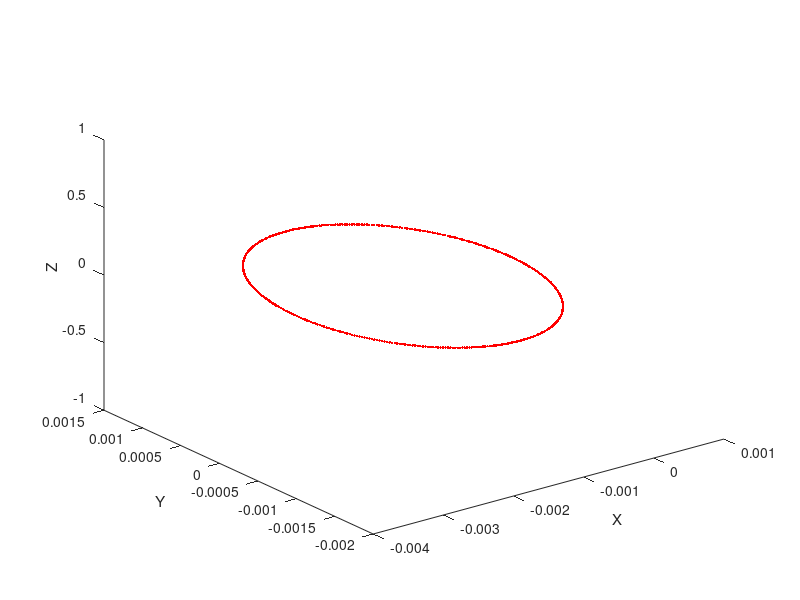

MATLAB code for this plot:
clc;clear;

tStep = 10^-12;
T = 5*10^-10;   % 5*10^-11 with tStep=10^-12 gives 2 revolutions of electron
E = [0 0 0];        % in Newton/Coulomb
B = [0 0 1];        % in Tesla
c = 3*10^8;         % in m/s
m = 9.109*10^-31;   % in kgs
q = -1.602*10^-19;   % in Coulomb
i = 0;
% Initial Conditions
v = [0 0.9*c 0];    % initial 3D velocity
y = zeros([2+int32(T/tStep), 6]);   % x, y, z, px, py, pz
y_prev = zeros([1,3]);
y(1,4:6) = m*v;
f = @(v) q*(E + cross(v,B))/m;

for t=0:tStep:T
    % Runge Kutta 4th Order Numerical Integration
    k1 = tStep*f(v);
    k2 = tStep*f(v+(k1/2));
    k3 = tStep*f(v+(k2/2));
    k4 = tStep*f(v+k3);
    v = v + (k1 + 2*k2 + 2*k3 + k4)/6;
    y(2+int32(t/tStep), 1:3) = y_prev + v*tStep;   % x, y, z position after each time step
    y_prev = y(2+int32(t/tStep), 1:3);   %Setting previous timestep positioning of electron
    y(2+int32(t/tStep), 4:6) = m*v;    % x, y, z momentum after each time step
    if t~=0 && ~isequal(sign(y(2+int32(t/tStep)-1, 2)), sign(y(2+int32(t/tStep), 2)))  %Works perfectly for Electric field & Magnetic field other than in y-direction 
        i = i+1
        Time(i) = t;
    end
    plot3(y(2+int32(t/tStep),1), y(2+int32(t/tStep),2), y(2+int32(t/tStep),3), '.r');
    pause(0.0002)
    xlabel('X');
    ylabel('Y');
    zlabel('Z');
    hold on;
end

Tp = Time(2);

% plot3(y(:,1), y(:,2), y(:,3));
% xlabel('X');
% ylabel('Y');
% zlabel('Z');
%xlim([-5e-8,5e-8])
% xlim([0,1]);
% ylim([-6e-5, 6e-5]);
% zlim([0, 1e-6]);

%% Calculating radius using Centrifugal Force equation

%Since Magnetic field (B) is the only responsible field for electron to
%move in a perfect circle and Electric field only makes the electron
%accelerate in the direction of E, centrifugal force has only one
%contributor of Magnetic force and not due to electric field.
Fe = q*E;
Fb = q*cross(v, B);
F = norm((Fb + Fe.*Fb),2);
V = norm(v,2); 
R = m*V^2/F;


%% Analytical solution


% V0 = [0 0.9*c 0]';
% 
% Y = zeros([2+int32(T/tStep), 6]);
% Y_prev = zeros([1,3]);
% Y(1,4:6) = m*V0;
% 
% for t=tStep:tStep:T
%     [T,V] = ode45(@(time,v) q*(E' + cross(v,B'))/m, [0 t], V0);
%     vel = V(end,:);
%     Y(1+int32(t/tStep), 1:3) = Y_prev + vel*tStep;   
%     Y_prev = Y(1+int32(t/tStep), 1:3);   
%     Y(1+int32(t/tStep), 4:6) = m*vel;
%     
% end
% 
% err_percent = 100*(y-Y)./Y;   % Percentage error between integrator method and analytical integration method  (for 0 values, it will show NaN)